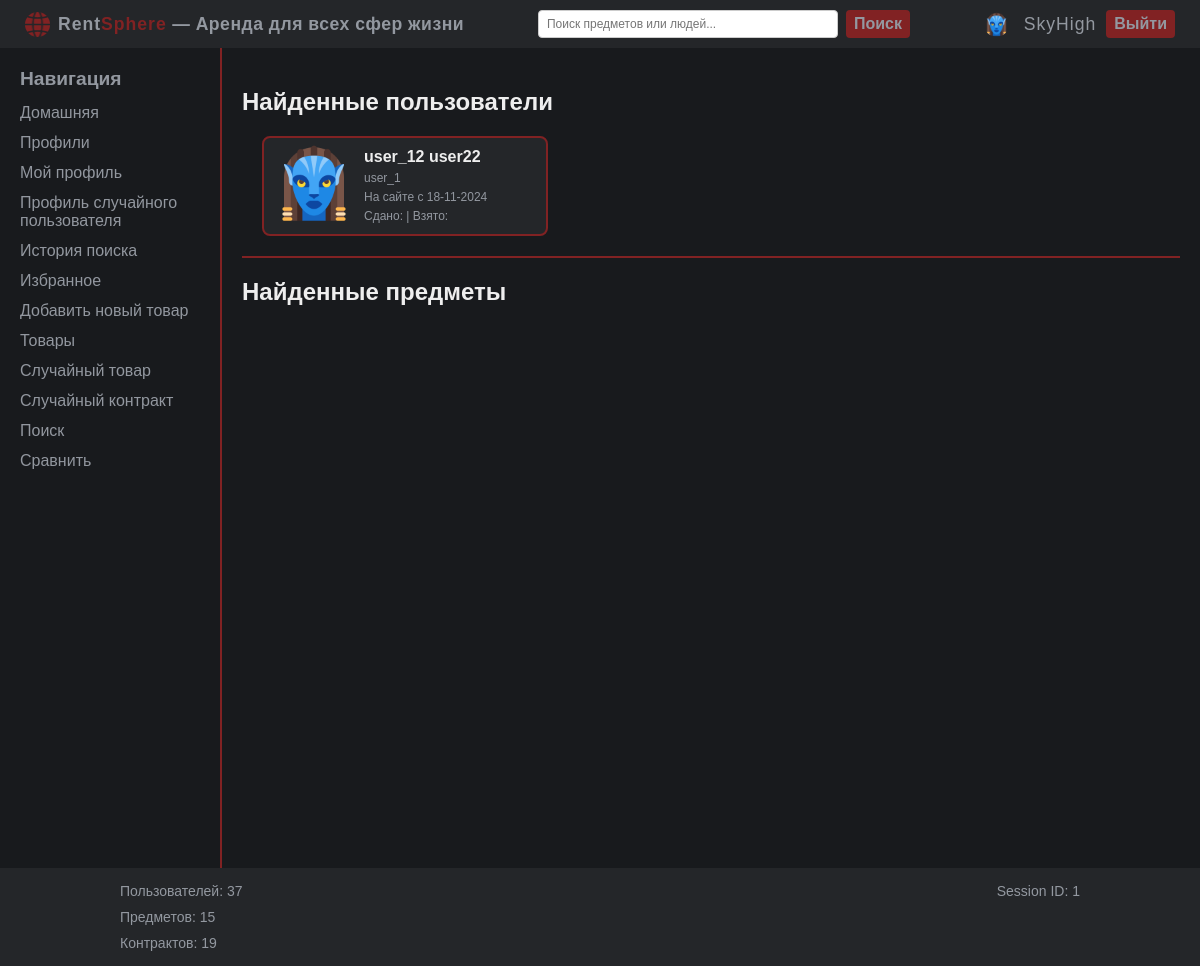
/search?q=1 (signed in), run on the app's committed database.
### models.py (models this page shows, shortened)
class User(Base):
    __tablename__ = "users"
    id = Column(Integer, primary_key=True)
    login = Column(String(100), unique=True, nullable=False)
    password = Column(String(200), nullable=False)
    ipn = Column(Integer)
    first_name = Column(String(100))
    last_name = Column(String(100))
    phone_number = Column(String(20))
    email = Column(String(100), unique=True, nullable=False)
    avatar = Column(String(255))
    register_date = Column(Integer)
    compare_items = Column(types.JSON, default=[], nullable=True)
    items = relationship("Item", backref="owner_user")

### app.py (the view, shortened to what this page needs)
@app.route("/search", methods=["GET"])
def search():
    search_query = request.args.get("q", "").lower()
    if search_query:
        founded_profiles = models.User.query.filter(
            models.User.login.ilike(f"%{search_query}%") |
            models.User.first_name.ilike(f"%{search_query}%") |
            models.User.last_name.ilike(f"%{search_query}%")
        ).all()
        founded_items = models.Item.query.filter(
            models.Item.name.ilike(f"%{search_query}%") |
            models.Item.desc.ilike(f"%{search_query}%")
        ).all()
        profile_card_data = [
            {
                "id": user.id,
                "login": user.login,
                "first_name": user.first_name,
                "last_name": user.last_name,
                "avatar": user.avatar,
                "register_date": user.register_date,
                "owner_contracts": models.Contract.query.filter_by(owner_id=user.id).count(),
                "renter_contracts": models.Contract.query.filter_by(renter_id=user.id).count(),
            }
            for user in founded_profiles
        ]
        item_card_data = [
            {
                "id": item.id,
                "photo": item.photo,
                "name": item.name,
                "desc": item.desc,
                "price_h": item.price_h,
                "price_d": item.price_d,
                "price_w": item.price_w,
                "price_m": item.price_m,
                "owner_id": item.owner_id,
                "owner_name": item.owner.first_name + " " + item.owner.last_name,
            }
            for item in founded_items
        ]
        user_id = session.get("user_id")
        if user_id:
            if search_query:
                timestamp = datetime.now().strftime("%Y-%m-%d %H:%M:%S")
                existing_record = models.SearchHistory.query.filter_by(user=user_id).first()
                if existing_record:
                    existing_record.search_text += f", {search_query}"
                    existing_record.timestamp += f", {timestamp}"
                db_session.commit()
        return render_template("search.html", users=profile_card_data, items=item_card_data)

### app.py (called while the page is built)
@app.teardown_request
def teardown_request(exceptions=None):
    db_session.remove()

@app.context_processor
def stats_data():
    session_id = session.get("user_id")
    users_total = models.User.query.count()
    items_total = models.Item.query.count()
    contracts_total = models.Contract.query.count()
    stats = {"users_total": users_total,
             "items_total": items_total,
             "contracts_total": contracts_total,
             "session_id": session_id}
    return dict(stats=stats)

@app.context_processor
def inject_user():
    user_id = session.get("user_id")
    user_data = {"id": None, "login": "Guest"}
    if user_id:
        try:
            user_id = int(user_id)
            user = models.User.query.filter_by(id=user_id).first()
            if user:
                user_data = {"id": user.id, "login": user.login}
        except (TypeError, ValueError):
            print(f"Пользователь с ID неверного типа: {type(user_id)}")
            user_data["id"] = None
            session["user_id"] = None
    return {"current_user": user_data}

### templates/search.html (shortened to what this page needs)
{% extends 'base.html' %}
{% block content %}
    <div class="search-results">
        <h2>Найденные пользователи</h2>
        {% include 'profiles_list.html' %}
        <div class="search-divider"></div>
        <h2>Найденные предметы</h2>
    </div>
{% endblock %}

### templates/base.html (shortened to what this page needs)
<!DOCTYPE html>
<html lang="ru">
<head>
    <link rel="stylesheet" href="{{ url_for('static', filename='css/styles.css') }}">
</head>
<body>
    <div class="layout">
        <div class="header">
            <div class="header-left">
                <img src="{{ url_for('static', filename='images/logo_red.png') }}" alt="Logo" class="logo">
                <span class="brand-name"><span class="rent">Rent</span><span class="sphere">Sphere</span> — Аренда для всех сфер жизни</span>
            </div>
            <form class="header-search" action="/search" method="GET">
                <input type="text" name="q" class="search-field" placeholder="Поиск предметов или людей...">
                <button type="submit" class="search-button">Поиск</button>
            </form>
            <div class="header-right">
                {% if not current_user.id %}
                    <a href="/login">Войти</a>
                    <a href="/register">Регистрация</a>
                {% else %}
                    <img src="{{ url_for('static', filename='images/default_avatar.png') }}" alt="Аватар" class="header-avatar">
                    <span class="header-user">{{ current_user.login }}</span>
                    <a href="/logout">Выйти</a>
                {% endif %}
            </div>
        </div>
        <div class="center-container">
            <div class="sidebar">
                <span>Навигация</span>
                {% if current_user.id %}
                    <a href="{{ url_for('index') }}">Домашняя</a>
                    <a href="/profiles">Профили</a>
                    <a href="{{ url_for('profile', user_id=current_user.id) }}">Мой профиль</a>
                    <a href="/profiles/random_user">Профиль случайного пользователя</a>
                    <a href="/search_history">История поиска</a>
                    <a href="/favourites">Избранное</a>
                    <a href="/items/add">Добавить новый товар</a>
                    <a href="/items">Товары</a>
                    <a href="/items/random_item_details">Случайный товар</a>
                    <a href="/contracts/random_contract">Случайный контракт</a>
                    <a href="/search">Поиск</a>
                    <a href="/compare">Сравнить</a>
                {% endif %}
            </div>
            <div class="content-area">
                {% block content %}{% endblock %}
            </div>
        </div>
        <div class="footer">
            <table class="stats-table">
                <tr>
                    <td class="left-col">Пользователей: {{ stats.users_total }}</td>
                    <td class="right-col">Session ID: {{ stats.session_id }}</td>
                </tr>
                <tr>
                    <td class="left-col">Предметов: {{ stats.items_total }}</td>
                    <td class="right-col"></td>
                </tr>
                <tr>
                    <td class="left-col">Контрактов: {{ stats.contracts_total }}</td>
                    <td class="right-col"></td>
                </tr>
            </table>
        </div>
    </div>
</body>
</html>

### templates/profiles_list.html
<div class="users-container">
    {% for user in users %}
    <a href="{{ url_for('profile', user_id=user.id) }}" class="user-card">
        <div class="user-avatar">
            <img src="{{ url_for('static', filename='images/default_avatar.png') }}" alt="Аватар">
        </div>
        <div class="user-short-details">
            <div class="user-name">{{ user.first_name }} {{ user.last_name }}</div>
            <div class="user-data">{{ user.login }}</div>
            <div class="user-data">На сайте с {{ user.register_date }}</div>
            <div class="user-data">Сдано: {{ user.items_rented }} | Взято: {{ user.items_borrowed }}</div>
        </div>
    </a>
    {% endfor %}
</div>

### static/css/styles.css (style rules this page uses)
body { background-color: #181A1D; color: #EEEEEE; margin: 0; font-family: Arial, sans-serif; }
.header, .footer { background-color: #242629; color: #9398A0; padding: 10px; text-align: center; }
.center-container { display: flex; }
.content-area { flex-grow: 1; background-color: #181A1D; padding: 20px; color: #EEEEEE; }
.stats-table { width: 1000px; margin: 0 auto; border-collapse: collapse; }
.stats-table td { padding: 5px 20px; vertical-align: middle; border: none; font-size: 14px; }
.left-col { text-align: left; }
.right-col { text-align: right; }
.search-divider { margin: 20px 0; border-top: 2px solid #812223; width: 100%; }

### static/css/modules/sidebar.css (style rules this page uses)
.sidebar { background-color: #181A1D; color: #92979F; padding: 20px; width: 180px; height: calc(100vh - 20px); overflow-y: auto; float: left; }
.sidebar span { font-size: 1.2em; margin-bottom: 8px; display: block; font-weight: bold; }
.sidebar a { display: block; color: #92979F; text-decoration: none; padding: 6px 0; }
.sidebar + .content-area { border-left: 2px solid #812223; }

### static/css/modules/header.css (style rules this page uses)
.header { display: flex; justify-content: space-between; align-items: center; padding: 5px 10px; background-color: #242629; }
.header-left { display: flex; align-items: center; }
.logo { width: 25px; height: 25px; margin-right: 8px; margin-left: 15px; }
.brand-name { color: #9398A0; font-weight: bold; font-size: 1.1em; letter-spacing: 0.5px; }
.rent { font-weight: bold; color: #9398A0; letter-spacing: 1px; }
.sphere { font-weight: bold; color: #812223; letter-spacing: 1px; }
.header-search { display: flex; align-items: center; justify-content: center; flex: 1; }
.search-field { padding: 6px 8px; font-size: 12px; border: 1px solid #ccc; border-radius: 4px; width: 300px; box-sizing: border-box; }
.search-button { color: #9398A0; background-color: #812223; padding: 5px 8px; font-weight: bold; font-size: 1em; border: none; border-radius: 4px; cursor: pointer; margin-left: 8px; transition: background-color 0.3s ease; }
.header-right { display: flex; align-items: center; justify-content: flex-end; gap: 10px; }
.header a { color: #9398A0; background-color: #812223; padding: 5px 8px; text-decoration: none; font-weight: bold; font-size: 1em; border-radius: 4px; margin-right: 15px; transition: background-color 0.3s ease; }
.header-avatar { width: 25px; height: 25px; border-radius: 50%; margin-right: 5px; }
.header-user { color: #9398A0; font-size: 1.1em; letter-spacing: 1px; display: flex; align-items: center; }

### static/css/modules/profiles.css (style rules this page uses)
.users-container { display: grid; grid-template-columns: repeat(3, 1fr); gap: 20px; margin: 20px; max-width: 1000px; }
.user-card { display: flex; background-color: #242629; color: #EEEEEE; border-radius: 8px; padding: 10px; transition: background-color 0.3s; border: 2px solid #812223; align-items: center; height: 100px; text-decoration: none; box-sizing: border-box; }
.user-avatar { margin-right: 10px; }
.user-avatar img { width: 80px; height: 80px; border-radius: 15%; }
.user-short-details { display: flex; flex-direction: column; justify-content: center; }
.user-name { font-size: 16px; font-weight: bold; }
.user-data { color: #92979F; margin-top: 5px; font-size: 12px; }

### data on the page
User: login "SkyHigh"
User: first_name "user_12", last_name "user22", login "user_1", register_date "18-11-2024"

### other printed values
{{ stats.users_total }} "37"
{{ stats.session_id }} "1"
{{ stats.items_total }} "15"
{{ stats.contracts_total }} "19"
